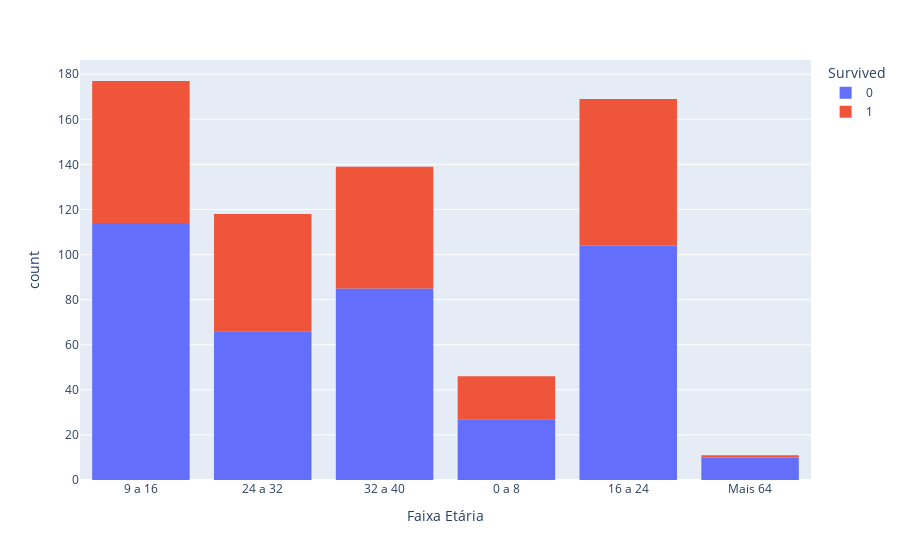
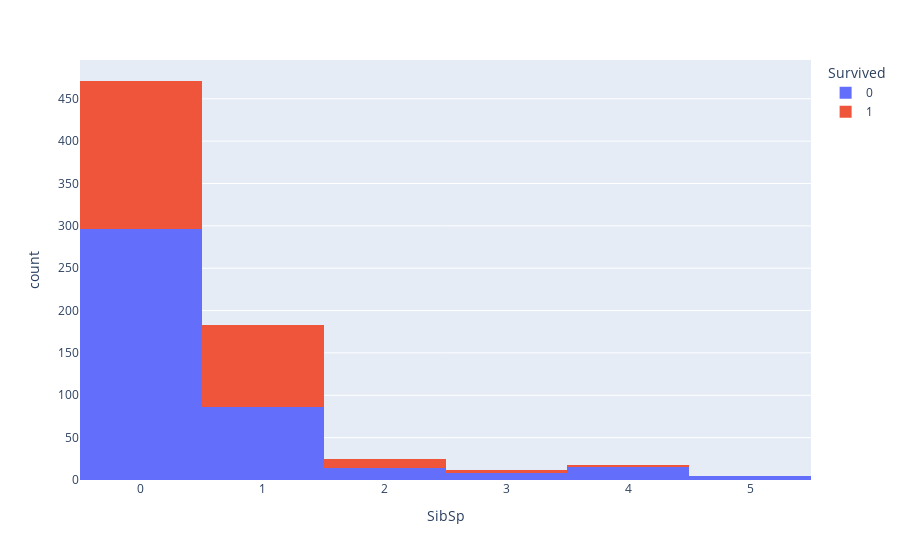
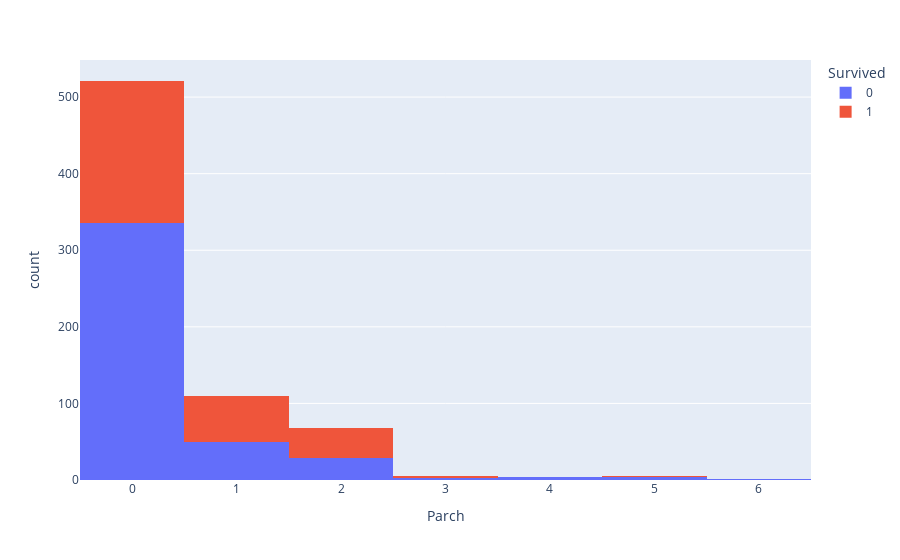
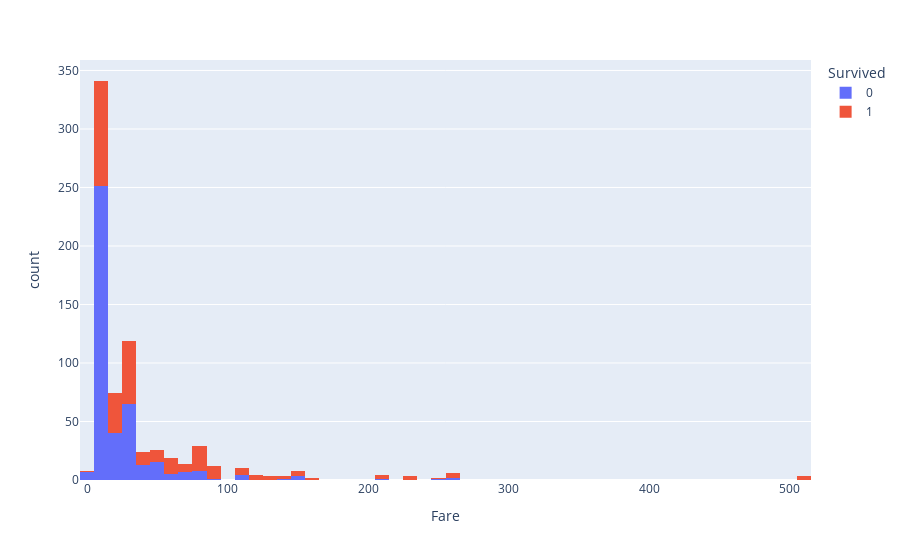

Notebook code cell kept with these figures, in order:
### Markdown cell above
Analisando graficamente todas as variaveis com a segmentação sobrevivencia

### Code cell
# comparar cada coluna da minha tabela com a coluna de cancelamento
import plotly.express as px
# para cada coluna da lista de colunas que a função .columns retorna
colunas=['Faixa Etária', 'SibSp','Parch','Fare','Embarked ','Sex']
for coluna in colunas:
    grafico = px.histogram(base, x=coluna, color="Survived")
    grafico.show()

### Figure 1 — Plotly figure (JSON) as saved in the notebook; plotly's stock layout.template omitted (floating-point values rounded to 4 significant figures; data arrays with more than 128 entries replaced by an {"elided": "..."} marker saying what was removed)
{"data": [{"alignmentgroup": "True", "bingroup": "x", "hovertemplate": "Survived=0<br>Faixa Etária=%{x}<br>count=%{y}<extra></extra>", "legendgroup": "0", "marker": {"color": "#636efa", "pattern": {"shape": ""}}, "name": "0", "offsetgroup": "0", "orientation": "v", "showlegend": true, "type": "histogram", "x": {"elided": "424 str values"}, "xaxis": "x", "yaxis": "y"}, {"alignmentgroup": "True", "bingroup": "x", "hovertemplate": "Survived=1<br>Faixa Etária=%{x}<br>count=%{y}<extra></extra>", "legendgroup": "1", "marker": {"color": "#EF553B", "pattern": {"shape": ""}}, "name": "1", "offsetgroup": "1", "orientation": "v", "showlegend": true, "type": "histogram", "x": {"elided": "290 str values"}, "xaxis": "x", "yaxis": "y"}], "layout": {"barmode": "relative", "legend": {"title": {"text": "Survived"}, "tracegroupgap": 0}, "margin": {"t": 60}, "xaxis": {"anchor": "y", "domain": [0, 1], "title": {"text": "Faixa Etária"}}, "yaxis": {"anchor": "x", "domain": [0, 1], "title": {"text": "count"}}}}

### Figure 2 — Plotly figure (JSON) as saved in the notebook; plotly's stock layout.template omitted (floating-point values rounded to 4 significant figures; data arrays with more than 128 entries replaced by an {"elided": "..."} marker saying what was removed)
{"data": [{"alignmentgroup": "True", "bingroup": "x", "hovertemplate": "Survived=0<br>SibSp=%{x}<br>count=%{y}<extra></extra>", "legendgroup": "0", "marker": {"color": "#636efa", "pattern": {"shape": ""}}, "name": "0", "offsetgroup": "0", "orientation": "v", "showlegend": true, "type": "histogram", "x": {"elided": "424 int values"}, "xaxis": "x", "yaxis": "y"}, {"alignmentgroup": "True", "bingroup": "x", "hovertemplate": "Survived=1<br>SibSp=%{x}<br>count=%{y}<extra></extra>", "legendgroup": "1", "marker": {"color": "#EF553B", "pattern": {"shape": ""}}, "name": "1", "offsetgroup": "1", "orientation": "v", "showlegend": true, "type": "histogram", "x": {"elided": "290 int values"}, "xaxis": "x", "yaxis": "y"}], "layout": {"barmode": "relative", "legend": {"title": {"text": "Survived"}, "tracegroupgap": 0}, "margin": {"t": 60}, "xaxis": {"anchor": "y", "domain": [0, 1], "title": {"text": "SibSp"}}, "yaxis": {"anchor": "x", "domain": [0, 1], "title": {"text": "count"}}}}

### Figure 3 — Plotly figure (JSON) as saved in the notebook; plotly's stock layout.template omitted (floating-point values rounded to 4 significant figures; data arrays with more than 128 entries replaced by an {"elided": "..."} marker saying what was removed)
{"data": [{"alignmentgroup": "True", "bingroup": "x", "hovertemplate": "Survived=0<br>Parch=%{x}<br>count=%{y}<extra></extra>", "legendgroup": "0", "marker": {"color": "#636efa", "pattern": {"shape": ""}}, "name": "0", "offsetgroup": "0", "orientation": "v", "showlegend": true, "type": "histogram", "x": {"elided": "424 int values"}, "xaxis": "x", "yaxis": "y"}, {"alignmentgroup": "True", "bingroup": "x", "hovertemplate": "Survived=1<br>Parch=%{x}<br>count=%{y}<extra></extra>", "legendgroup": "1", "marker": {"color": "#EF553B", "pattern": {"shape": ""}}, "name": "1", "offsetgroup": "1", "orientation": "v", "showlegend": true, "type": "histogram", "x": {"elided": "290 int values"}, "xaxis": "x", "yaxis": "y"}], "layout": {"barmode": "relative", "legend": {"title": {"text": "Survived"}, "tracegroupgap": 0}, "margin": {"t": 60}, "xaxis": {"anchor": "y", "domain": [0, 1], "title": {"text": "Parch"}}, "yaxis": {"anchor": "x", "domain": [0, 1], "title": {"text": "count"}}}}

### Figure 4 — Plotly figure (JSON) as saved in the notebook; plotly's stock layout.template omitted (floating-point values rounded to 4 significant figures; data arrays with more than 128 entries replaced by an {"elided": "..."} marker saying what was removed)
{"data": [{"alignmentgroup": "True", "bingroup": "x", "hovertemplate": "Survived=0<br>Fare=%{x}<br>count=%{y}<extra></extra>", "legendgroup": "0", "marker": {"color": "#636efa", "pattern": {"shape": ""}}, "name": "0", "offsetgroup": "0", "orientation": "v", "showlegend": true, "type": "histogram", "x": {"elided": "424 float values"}, "xaxis": "x", "yaxis": "y"}, {"alignmentgroup": "True", "bingroup": "x", "hovertemplate": "Survived=1<br>Fare=%{x}<br>count=%{y}<extra></extra>", "legendgroup": "1", "marker": {"color": "#EF553B", "pattern": {"shape": ""}}, "name": "1", "offsetgroup": "1", "orientation": "v", "showlegend": true, "type": "histogram", "x": {"elided": "290 float values"}, "xaxis": "x", "yaxis": "y"}], "layout": {"barmode": "relative", "legend": {"title": {"text": "Survived"}, "tracegroupgap": 0}, "margin": {"t": 60}, "xaxis": {"anchor": "y", "domain": [0, 1], "title": {"text": "Fare"}}, "yaxis": {"anchor": "x", "domain": [0, 1], "title": {"text": "count"}}}}
